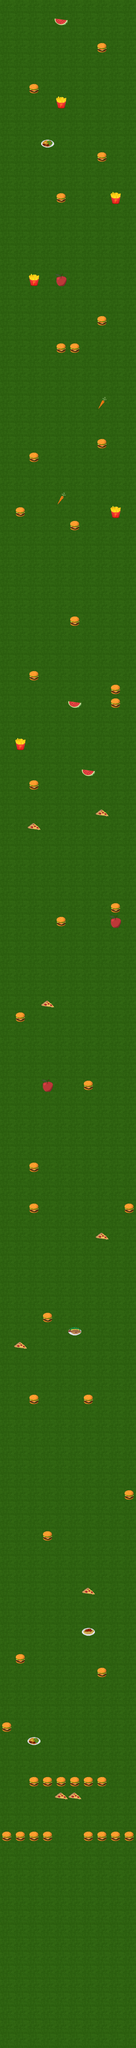

Below is a game level as drawn by its tile map, then a one-line description and the .tmx that defines it (tile-layer data replaced by summaries):
An orthogonal 10x150 tile map with 48x48 px tiles, 3 tile layers (Tile Layer 1, burgers, carrots) and 70 objects.

<map version="1.2" tiledversion="1.2.3" orientation="orthogonal" renderorder="right-down" width="10" height="150" tilewidth="48" tileheight="48" infinite="0" nextlayerid="6" nextobjectid="74">
 <tileset firstgid="1" name="TileSetFA" tilewidth="48" tileheight="48" tilecount="20" columns="5">
  <image source="TileSetFA.png" width="240" height="192" />
 </tileset>
 <layer id="1" name="Tile Layer 1" width="10" height="150">
  <data>[1500 cells, 1500 non-empty, 1 distinct tile ids]</data>
 </layer>
 <layer id="2" name="burgers" width="10" height="150">
  <data>[1500 cells, 58 non-empty, 3 distinct tile ids]</data>
 </layer>
 <layer id="3" name="carrots" width="10" height="150">
  <data>[1500 cells, 12 non-empty, 6 distinct tile ids]</data>
 </layer>
 <objectgroup id="4" name="ObjectLayer">
  <object id="1" x="8.5" y="6439.5" width="29.5" height="32" />
  <object id="2" x="57.25" y="6439" width="29.5" height="32" />
  <object id="3" x="105.25" y="6440.5" width="29.5" height="32" />
  <object id="4" x="153.25" y="6440" width="29.5" height="32" />
  <object id="5" x="296.875" y="6439.25" width="29.5" height="32" />
  <object id="6" x="345.625" y="6438.75" width="29.5" height="32" />
  <object id="7" x="393.625" y="6440.25" width="29.5" height="32" />
  <object id="8" x="441.625" y="6439.75" width="29.5" height="32" />
  <object id="9" x="104.875" y="6247.25" width="29.5" height="32" />
  <object id="10" x="153.625" y="6246.75" width="29.5" height="32" />
  <object id="11" x="201.625" y="6248.25" width="29.5" height="32" />
  <object id="12" x="249.625" y="6247.75" width="29.5" height="32" />
  <object id="13" x="298.25" y="6247.25" width="29.5" height="32" />
  <object id="14" x="346.25" y="6246.75" width="29.5" height="32" />
  <object id="15" x="200.25" y="6293.25" width="29.5" height="32" />
  <object id="16" x="248.25" y="6292.75" width="29.5" height="32" />
  <object id="17" x="9.25" y="6057" width="29.5" height="32" />
  <object id="18" x="58.25" y="5817" width="29.5" height="32" />
  <object id="19" x="344.75" y="5865" width="29.5" height="32" />
  <object id="20" x="297.25" y="5573.5" width="29.5" height="32" />
  <object id="21" x="152.25" y="5382" width="29.5" height="32" />
  <object id="22" x="442.25" y="5239.5" width="29.5" height="32" />
  <object id="23" x="105.75" y="4905" width="29.5" height="32" />
  <object id="24" x="297.25" y="4903.5" width="29.5" height="32" />
  <object id="25" x="57.75" y="4712.5" width="29.5" height="32" />
  <object id="26" x="152.25" y="4615.5" width="29.5" height="32" />
  <object id="27" x="344.75" y="4329" width="29.5" height="32" />
  <object id="28" x="440.75" y="4232" width="29.5" height="32" />
  <object id="29" x="104.75" y="4231.5" width="29.5" height="32" />
  <object id="30" x="104.75" y="4087" width="29.5" height="32" />
  <object id="32" x="297.75" y="3799" width="29.5" height="32" />
  <object id="33" x="56.75" y="3559" width="29.5" height="32" />
  <object id="34" x="152.25" y="3512.5" width="29.5" height="32" />
  <object id="35" x="200.75" y="3224" width="29.5" height="32" />
  <object id="36" x="392.75" y="3176" width="29.5" height="32" />
  <object id="37" x="106.25" y="2890" width="29.5" height="32" />
  <object id="38" x="345.75" y="2843.5" width="29.5" height="32" />
  <object id="39" x="105.25" y="2744" width="29.5" height="32" />
  <object id="40" x="56.75" y="2602" width="29.5" height="32" />
  <object id="41" x="394.75" y="2456.5" width="29.5" height="32" />
  <object id="42" x="393.75" y="2407.5" width="29.5" height="32" />
  <object id="43" x="105.25" y="2358" width="29.5" height="32" />
  <object id="44" x="248.25" y="2167.5" width="29.5" height="32" />
  <object id="45" x="57.75" y="1784" width="29.5" height="32" />
  <object id="46" x="249.25" y="1832.5" width="29.5" height="32" />
  <object id="47" x="394.25" y="1787.5" width="29.5" height="32" />
  <object id="50" x="103.75" y="1591" width="29.5" height="32" />
  <object id="51" x="345.75" y="1545" width="29.5" height="32" />
  <object id="52" x="200.75" y="1207" width="29.5" height="32" />
  <object id="53" x="248.75" y="1207" width="29.5" height="32" />
  <object id="54" x="344.75" y="1111.5" width="29.5" height="32" />
  <object id="55" x="104.75" y="969" width="29.5" height="32" />
  <object id="56" x="200.25" y="679" width="29.5" height="32" />
  <object id="57" x="393.25" y="684" width="29.5" height="32" />
  <object id="58" x="344.25" y="535.5" width="29.5" height="32" />
  <object id="59" x="201.25" y="347.5" width="29.5" height="32" />
  <object id="60" x="104.25" y="297" width="29.5" height="32" />
  <object id="61" x="344.25" y="151" width="29.5" height="32" />
 </objectgroup>
 <objectgroup id="5" name="ObjectLayer2">
  <object id="62" x="104.75" y="6104.5" width="29.5" height="32" />
  <object id="63" x="296.583" y="5720.67" width="29.5" height="32" />
  <object id="64" x="249.917" y="4664" width="29.5" height="32" />
  <object id="65" x="153.917" y="3802" width="29.5" height="32" />
  <object id="66" x="393.917" y="3227.33" width="29.5" height="32" />
  <object id="67" x="297.917" y="2699.33" width="29.5" height="32" />
  <object id="68" x="249.25" y="2458.67" width="29.5" height="32" />
  <object id="69" x="201.25" y="1738.67" width="29.5" height="32" />
  <object id="70" x="344.583" y="1404" width="29.5" height="32" />
  <object id="71" x="201.25" y="970" width="29.5" height="32" />
  <object id="72" x="151.917" y="490" width="29.5" height="32" />
  <object id="73" x="199.917" y="57.3333" width="29.5" height="32" />
 </objectgroup>
</map>
